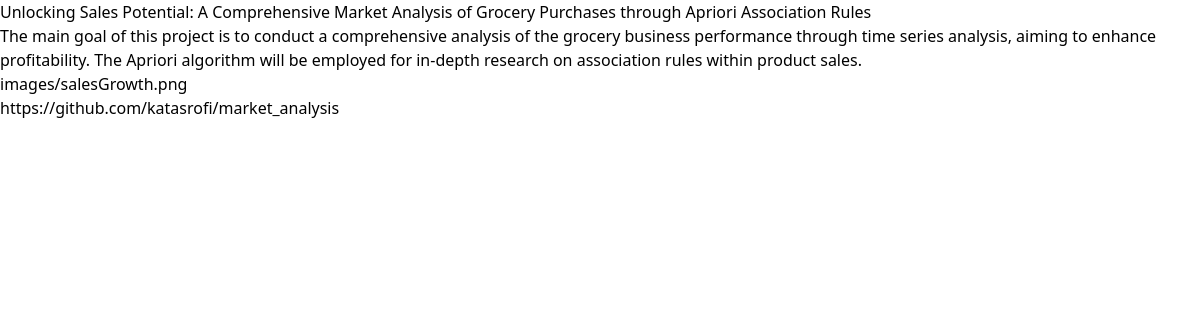
The app's page /project/3/ with its own data.
### portfolio/models.py (models this page shows, shortened)
class Project(models.Model):
    skills = models.ManyToManyField(Skill)
    title = models.CharField(max_length=200)
    summary = models.TextField(null=True,
                               blank=True)
    description = models.TextField()
    image = models.ImageField(upload_to='images/')
    url = models.URLField(blank=True,
                          null=True)
    created_at = models.DateField(auto_now_add=True)

### portfolio/views.py (the view)
# urls.py: path('project/<int:pk>/', views.ProjectPortfolio.as_view(), name='project'),
class ProjectPortfolio(generic.DetailView):
    model = Project
    template_name = 'portfolio/project_detail.html'
    context_object_name = 'projects'

### portfolio/templates/portfolio/project_detail.html (shortened to what this page needs)
{% extends 'base.html' %}
{% block content %}
<head>
</head>
<body>
    <div>
    <p>{{projects.title}}</p>
    <p>{{projects.description}}</p>
    <p>{{projects.image}}</p>
    <p>{{projects.url}}</p>
    </div>
</body>
{% endblock content %}

### static/css/styles.css (style rules this page uses)
html, :host { line-height: 1.5; -webkit-text-size-adjust: 100%; -moz-tab-size: 4; -o-tab-size: 4; tab-size: 4; font-family: ui-sans-serif, system-ui, sans-serif, "Apple Color Emoji", "Segoe UI Emoji", "Segoe UI Symbol", "Noto Color Emoji"; font-feature-settings: normal; font-variation-settings: normal; -webkit-tap-highlight-color: transparent; }
body { margin: 0; line-height: inherit; }
blockquote, dl, dd, h1, h2, h3, h4, h5, h6, hr, figure, p, pre { margin: 0; }

### records on screen
Project: title "Unlocking Sales Potential: A Comprehensive Market Analysis of Grocery Purchases through Apriori Association Rules", description "The main goal of this project is to conduct a comprehensive analysis of the grocery business performance through time series analysis, aiming to enhance profitability. The Apriori algorithm will be employed for in-depth research on association rules within product sales.", image "images/salesGrowth.png", url "https://github.com/katasrofi/market_analysis"
